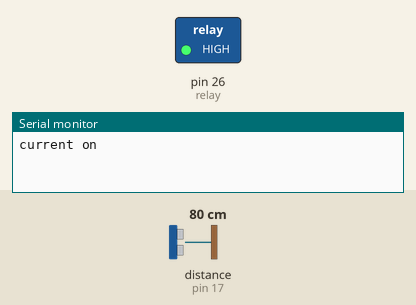
Bench run of a sketch on a simulated Arduino Mega 2560, built with avr-gcc and run on an emulated ATmega2560. On the bench: switched loads named in the sketch (green lamp = pin HIGH), the last lines printed to the serial monitor. Inputs (shaded band) come from the test bench; at power-on: distance to the obstacle (sensor on pin 17) 80 cm. The echo pulse lasts 58.3 µs per cm; the modem accepts every AT command (registered, SIM ready, sends succeed) and sends nothing else; pins used as bus, display or sensor lines are not drawn.

Above: at 0.1 s.
At 3.1 s:
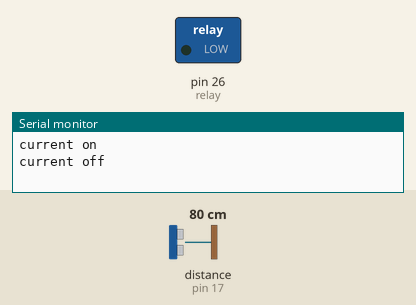
Timing chart, 0 to 4.6 s (numbered marks = the images above):
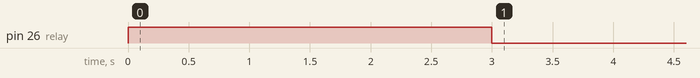

The sketch:

smart_refrigerator.ino
```cpp
//relay
const int relay = 26;

//temp lm35
const int analogIn = A6;
int RawValue= 0;
double Voltage = 0;
double tempC = 0;
double tempF = 0;

//gas
int Gas_analog = 4;

//gsm
#include <SoftwareSerial.h>
SoftwareSerial gsm(16,17);

//ultra
const int trigPin = 16;
const int echoPin = 17;
long duration;
int distance;

void setup() {

  Serial.begin(115200);
  gsm.begin(9600);
  pinMode(relay, OUTPUT);

  #include <SoftwareSerial.h>
  SoftwareSerial gsm(16,17);

  pinMode(trigPin, OUTPUT);
  pinMode(echoPin, INPUT);

  relay_test();
  delay(3000);
  temp();
  delay(1000);
  gas();
  delay(1000);
  SendMessage();
  delay(1000);
  ultra();
  delay(2000);
}

void relay_test() {
  digitalWrite(relay, HIGH);
  Serial.println("current on");
  delay(3000);
  digitalWrite(relay, LOW);
  Serial.println("current off");
}
void temp(){
RawValue = analogRead(analogIn);
Voltage = (RawValue / 2048.0) * 3300; // 5000 to get millivots.
tempC = Voltage * 0.1;
tempF = (tempC * 1.8) + 32; // conver to F
Serial.print("Raw Value = " ); // shows pre-scaled value
Serial.print(RawValue);
Serial.print("\t milli volts = "); // shows the voltage measured
Serial.print(Voltage,0); //
Serial.print("\t Temperature in C = ");
Serial.print(tempC,1);
Serial.print("\t Temperature in F = ");
Serial.println(tempF,1);
}
void gas(){
 int gassensorAnalog = analogRead(Gas_analog);
 Serial.println("gasssensor");
 Serial.println(gassensorAnalog);
 delay(2000);
}

void SendMessage(){
 gsm.println("AT+CMGF=1");
 delay(1000);
 gsm.println("AT+CMGS=\"+917975528296\"\r");
 delay(1000);
 gsm.print("hi");
 gsm.println((char)26);
}

void ultra(){
  digitalWrite(trigPin, LOW);
  delayMicroseconds(2);
  digitalWrite(trigPin, HIGH);
  delayMicroseconds(10);
  digitalWrite(trigPin, LOW);
  duration = pulseIn(echoPin, HIGH);
  distance = duration * 0.034 / 2;
  Serial.print("Distance: ");
  Serial.println(distance);
}

void loop(){

}
```
